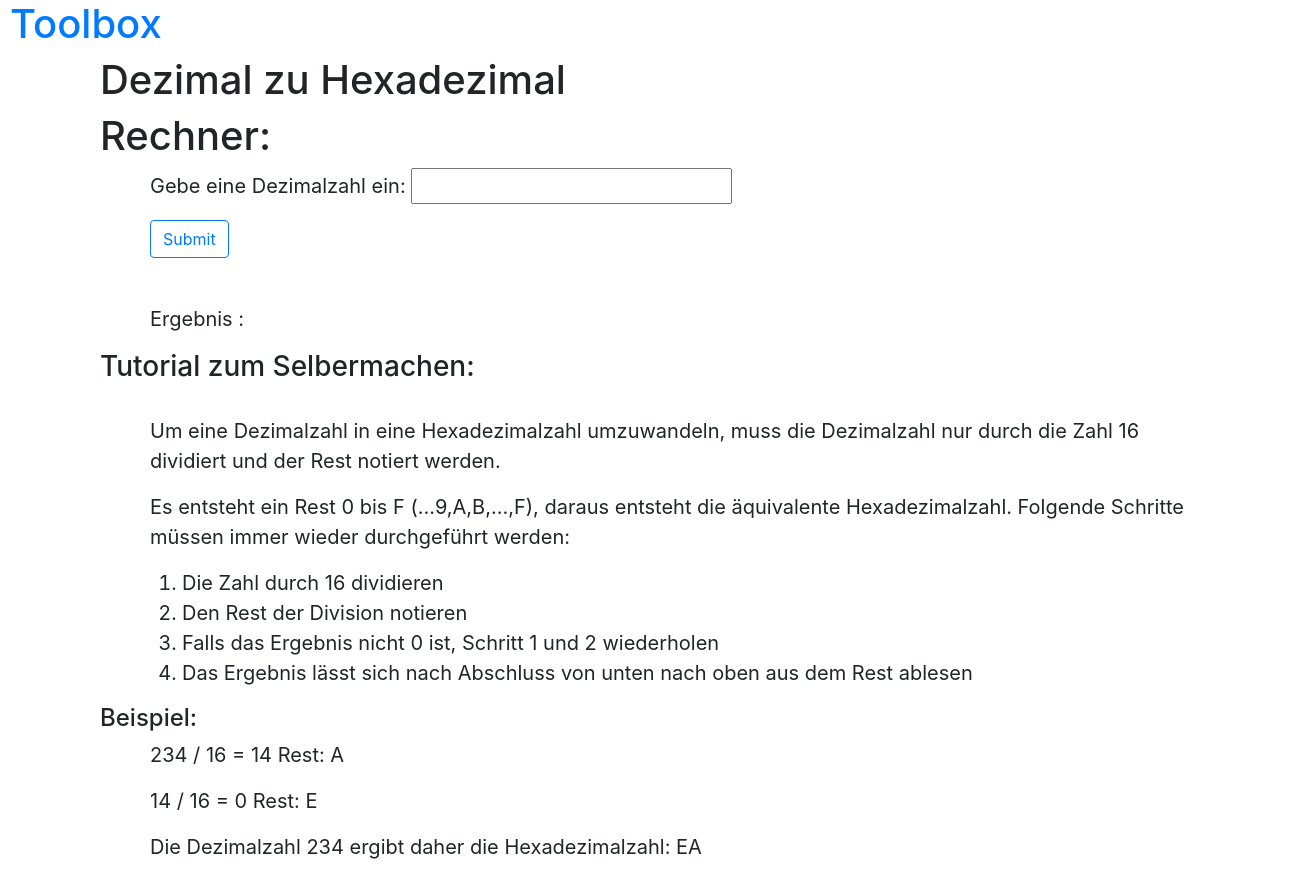
The app's page /5/ with its own data.
### app/models.py (models this page shows)
class Application(models.Model):
    class Meta:
        verbose_name_plural = 'Applications'
    id = models.IntegerField(primary_key=True)
    name = models.CharField(max_length=30)
    description = models.CharField(max_length=300)
    functionname = models.CharField(max_length=500)
    templatetext = models.CharField(max_length=500)
    inputanzahl = models.IntegerField()
    outputanzahl = models.IntegerField()
    errormessage = models.CharField(max_length=100)

### app/views.py (the view)
# urls.py: path('<int:pk>/', manage_functions, name='manage'),
def manage_functions(request, pk=None):
    if pk:
        function = Application.objects.get(pk=pk)
    val = function.templatetext.replace('{{ opci }}', '0').replace('{{ error }}', '')
    for i in range(1, function.outputanzahl + 1):
        val = val.replace('{{ ' + alphabet[i] + ' }}', '')
    return render(request, f'app/template.html',
                  {'page_title': f'{function.name}',
                   'id': f'{pk}',
                   'op': 0,
                   'templatecode': val,
                   'description': function.description,
                   })

### templates/app/template.html (shortened to what this page needs)
{% extends 'app/base.html' %}
{% load bootstrap4 %}
{% block content %}
    <h1 style="margin-left: 50px;">{{ page_title }}</h1>
    <h1 style="margin-left: 50px;">Rechner:</h1>
    <form action="results" method="post">
        <div style="margin-left: 100px; font-size: 20px;">
            {{ templatecode |safe}}
        </div>
    </form>
    {{ description |safe }}
{% endblock %}

### records on screen
Application: name "Dezimal zu Hexadezimal", description "Tutorial zum Selbermachen: Um eine Dezimalzahl in eine Hexadezimalzahl umzuwandeln, muss die Dezimalzahl nur durch die Zahl 16 dividiert und der Rest notiert werden. Es entsteht ein Rest 0 bis F (...9,A,B,...,F), daraus entsteht die äquivalente Hexadezimalzahl. Folgende Schritte müssen immer wieder durchgeführt werden: Die Zahl durch 16 dividieren Den Rest der Division notieren Falls das Ergebnis nicht 0 ist, Schritt 1 und 2 wiederholen Das Ergebnis lässt sich nach Abschluss von unten nach oben aus dem Rest ablesen Beispiel: 234 / 16 = 14 Rest: A 14 / 16 = 0 Rest: E Die Dezimalzahl 234 ergibt daher die Hexadezimalzahl: EA"
